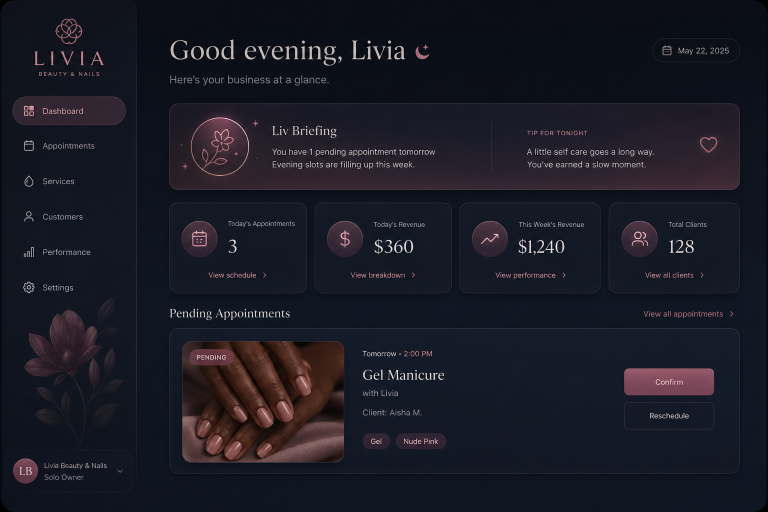
#> input picture docs/design/assets/w4-tenant/beauty/presets/noir-dusk/dashboard-owner-solo.target.png, 1536 x 1024 px (shown at 1/2 size)
$ python crop-noir-dusk-bloom.py
#> lines starting #> are read from the running program, lines starting #| are printed output that depends on the picture
"""Crop sidebar flower from noir-dusk northstar mock."""
from pathlib import Path

from PIL import Image

ROOT = Path(__file__).resolve().parents[1]
SRC = ROOT / "docs/design/assets/w4-tenant/beauty/presets/noir-dusk/dashboard-owner-solo.target.png"
OUT = ROOT / "artifacts/livia-dashboard/public/assets/beauty/noir-dusk-sidebar-bloom.png"

# 1536×1024 — botanical from sidebar corner (painted bloom + stem)
BOX = (0, 520, 400, 1024)

img = Image.open(SRC).convert("RGBA")
crop = img.crop(BOX)
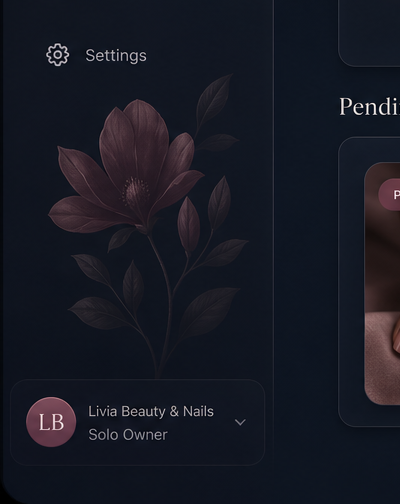
#> crop: PIL image 400x504 RGBA; mean R, G, B, A 23, 25, 35.2, 255
OUT.parent.mkdir(parents=True, exist_ok=True)
crop.save(OUT, optimize=True)
print(f"Wrote {OUT} size={crop.size}")
#| Wrote artifacts/livia-dashboard/public/assets/beauty/noir-dusk-sidebar-bloom.png size=(400, 504)

$ run again, with docs/design/assets/w4-tenant/beauty/presets/noir-dusk/settings-appearance-owner.target.png copied over docs/design/assets/w4-tenant/beauty/presets/noir-dusk/dashboard-owner-solo.target.png
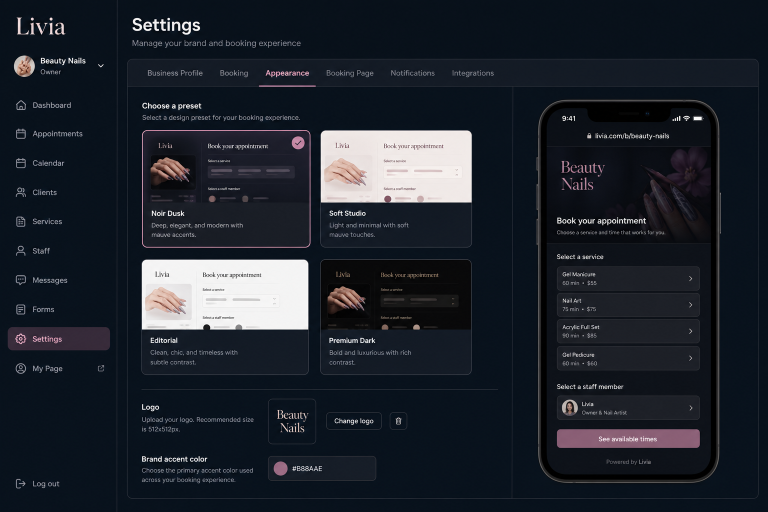
#> input picture docs/design/assets/w4-tenant/beauty/presets/noir-dusk/settings-appearance-owner.target.png, 1536 x 1024 px (shown at 1/2 size)
#> `crop = img.crop(BOX)`:
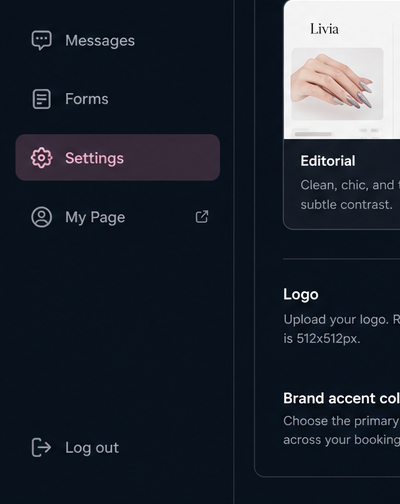
#> crop: PIL image 400x504 RGBA; mean R, G, B, A 32.9, 39.6, 49.3, 255
#| Wrote artifacts/livia-dashboard/public/assets/beauty/noir-dusk-sidebar-bloom.png size=(400, 504)
